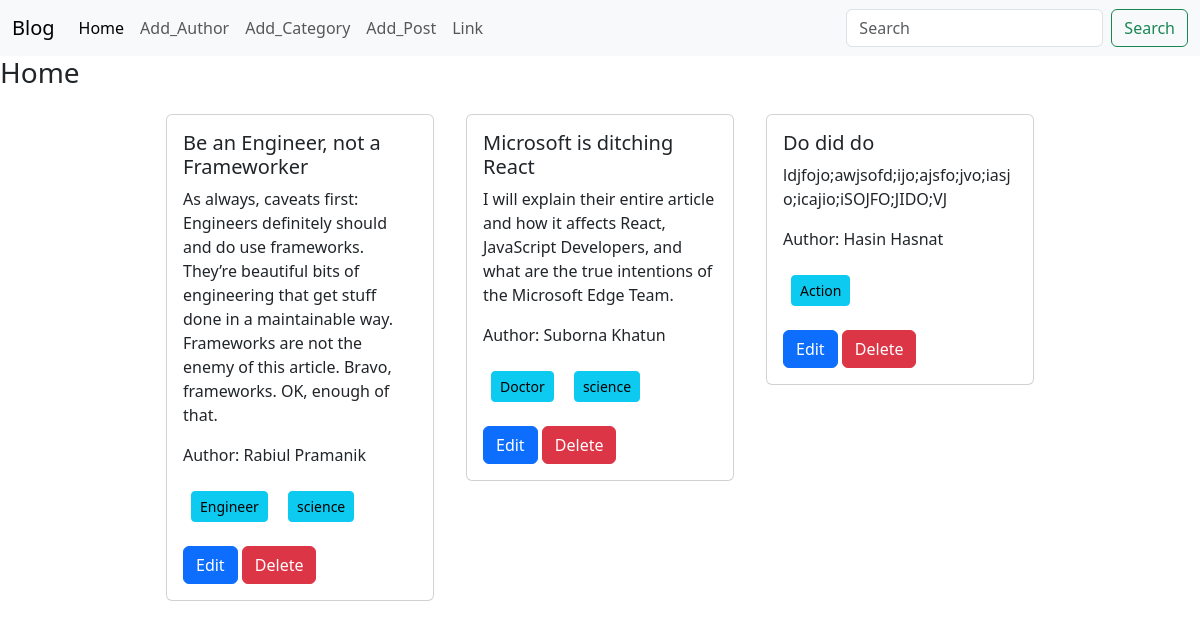
The page / on the database its author committed.
### post/models.py (models this page shows, shortened)
class Post(models.Model):
    title = models.CharField(max_length=100)
    contant = models.TextField()
    category = models.ManyToManyField(Category)
    author = models.ForeignKey(Author, on_delete=models.CASCADE)

### author/models.py (models this page shows, shortened)
class Author(models.Model):
    name = models.CharField(max_length=100)
    bio = models.TextField()
    phone_no = models.CharField(max_length=12)

### category/models.py (models this page shows, shortened)
class Category(models.Model):
    name = models.CharField(max_length=100)

### Blog/views.py (the view)
# urls.py: 2. Add a URL to urlpatterns:  path('', views.home, name='home')
def home(request):
    data = Post.objects.all()
    return render(request, "index.html", {'data': data})

### templates/index.html
{% extends "base.html" %}
{% load crispy_forms_tags %}
{% block contant_box %}
    <h3 style="text-algin:center"> Home </h3>
    <div class="d-flex flex-wrap justify-content-center">
        {% if data %}
            {% for i in data %}
            <div class="col-sm-3 p-3">
                <div class="card">
                  <div class="card-body">
                    <h5 class="card-title">{{i.title}}</h5>
                    <p class="card-text">{{i.contant}}</p>
                    <p class="card-text">Author: {{i.author.name}}</p>
                    <p>
                    {% for cat in i.category.all %}
                    <buttom class="btn btn-info btn-sm m-2">{{cat.name}}</buttom>
                    {% endfor %}
                    </p>
                    <a href="#" class="btn btn-primary">Edit</a>
                    <a href="#" class="btn btn-danger">Delete</a>
                  </div>
                </div>
              </div>
            {% endfor %}
        {% else %}
            <h4>Post not now available </h4>
        {% endif %}
      </div>
{% endblock contant_box %}

### templates/base.html (shortened to what this page needs)
<!doctype html>
<html lang="en">
  <head>
    <link href="https://cdn.jsdelivr.net/npm/bootstrap@5.3.3/dist/css/bootstrap.min.css" rel="stylesheet">
  </head>
  <body>
    <nav class="navbar navbar-expand-lg bg-body-tertiary">
        <div class="container-fluid">
          <a class="navbar-brand" href="#">Blog</a>
          <div class="collapse navbar-collapse" id="navbarSupportedContent">
            <ul class="navbar-nav me-auto mb-2 mb-lg-0">
              <li class="nav-item">
                <a class="nav-link active" aria-current="page" href="{% url "home" %}">Home</a>
              </li>
              <li class="nav-item">
                <a class="nav-link" href="{% url "add_author" %}">Add_Author</a>
              </li>
              <li class="nav-item">
                <a class="nav-link" href="{% url "add_category" %}">Add_Category</a>
              </li>
              <li class="nav-item">
                <a class="nav-link" href="{% url "add_post" %}">Add_Post</a>
              </li>
              <li class="nav-item">
                <a class="nav-link" href="#">Link</a>
              </li>
            </ul>
            <form class="d-flex" role="search">
              <input class="form-control me-2" type="search" placeholder="Search" aria-label="Search">
              <button class="btn btn-outline-success" type="submit">Search</button>
            </form>
          </div>
        </div>
      </nav>
      {% block contant_box %}{% endblock contant_box %}
  </body>
</html>

### rows shown on the page
Post: title "Be an Engineer, not a Frameworker", contant "As always, caveats first: Engineers definitely should and do use frameworks. They’re beautiful bits of engineering that get stuff done in a maintainable way. Frameworks are not the enemy of this article. Bravo, frameworks. OK, enough of that.", author.name "Rabiul Pramanik"
Category: name "Engineer"
Category: name "science"
Post: title "Microsoft is ditching React", contant "I will explain their entire article and how it affects React, JavaScript Developers, and what are the true intentions of the Microsoft Edge Team.", author.name "Suborna Khatun"
Category: name "Doctor"
Post: title "Do did do", contant "ldjfojo;awjsofd;ijo;ajsfo;jvo;iasjo;icajio;iSOJFO;JIDO;VJ", author.name "Hasin Hasnat"
Category: name "Action"
